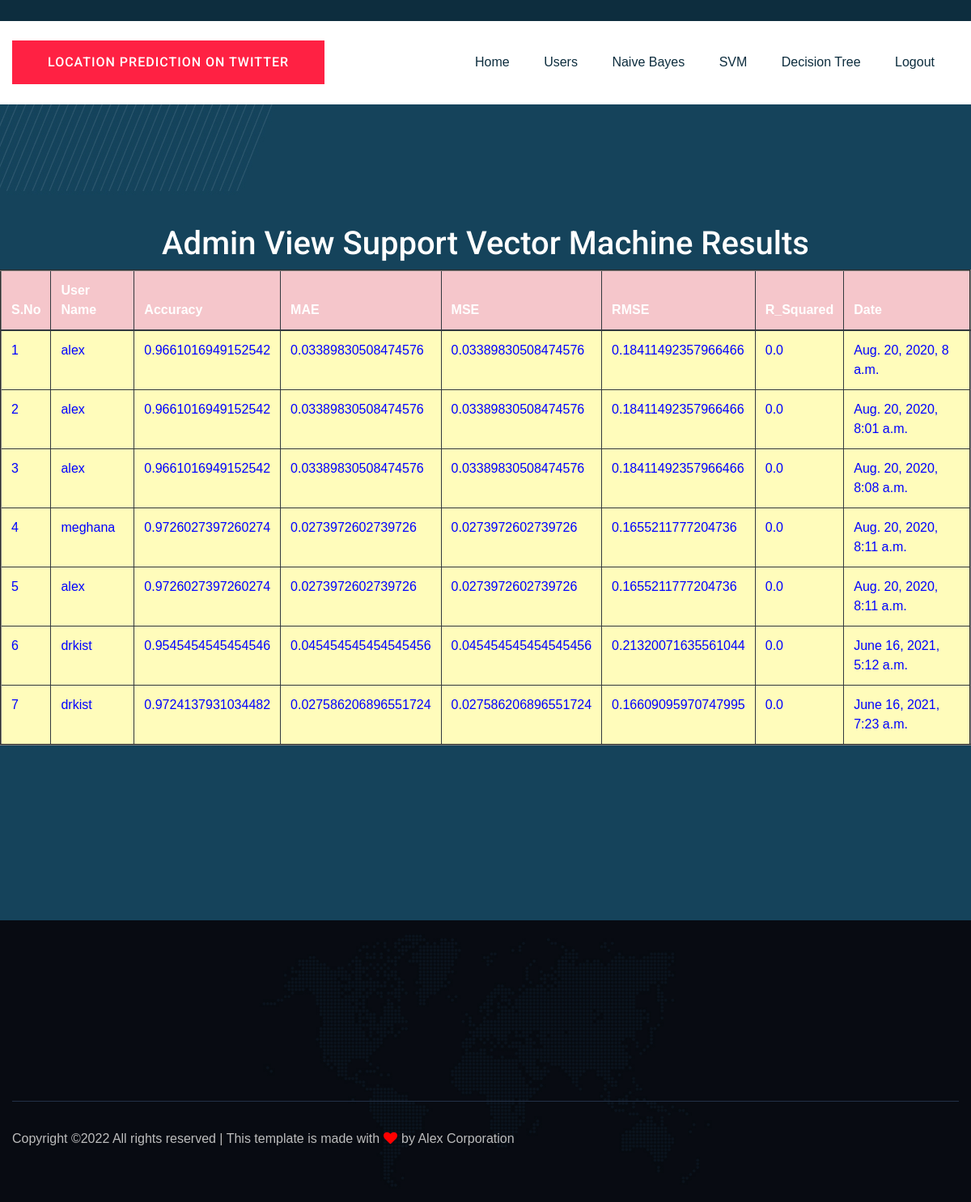
Screenshot of /AdminSVM/ with the database file from the repository.
### users/models.py (models this page shows, shortened)
class UserAlgorithmResultsModel(models.Model):
    username = models.CharField(max_length=100)
    algorithmname = models.CharField(max_length=100)
    accuracy = models.FloatField()
    mae = models.FloatField()
    mse = models.FloatField()
    rmse = models.FloatField()
    r_squared = models.FloatField()
    cdate = models.DateTimeField(auto_now_add=True)
    class Meta:
        db_table = "AlgorithmResults"

### admins/views.py (the view)
# urls.py: path("AdminSVM/", admins.AdminSVM, name="AdminSVM"),
def AdminSVM(request):
    data = UserAlgorithmResultsModel.objects.filter(algorithmname="SVM")
    return render(request,'admins/AdminSVM.html',{'data':data})

### assets/templates/admins/AdminSVM.html
{%extends 'admins/adminbase.html'%}
{%load static%}
{%block contents%}
    <div class="testimonial-area testimonial-padding" data-background="{%static 'img/gallery/section_bg04.jpg'%}">
        <div class="container ">
            <div class="row d-flex justify-content-center">
                                   <h1><font color="WHITE">Admin View Support Vector Machine Results</font></h1>
                                         <table border="2px" class="table table-hover table-dark">
                    <thead>
                    <tr class="table-danger">
                        <th scope="col">S.No</th>
                        <th scope="col">User Name</th>
                        <th scope="col">Accuracy</th>
                        <th scope="col">MAE</th>
                        <th scope="col">MSE</th>
                        <th scope="col">RMSE</th>
                        <th scope="col">R_Squared</th>
                        <th scope="col">Date</th>
                    </tr>
                    </thead>
                    <tbody>
                    {% for i in data %}
                    <tr scope="row" style="color: BLUE; background-color:#FFFCBB">
                        <td>{{forloop.counter}}</td>
                        <td>{{i.username}}</td>
                        <td>{{i.accuracy}}</td>
                        <td>{{i.mae}}</td>
                        <td>{{i.mse}}</td>
                        <td>{{i.rmse}}</td>
                        <td>{{i.r_squared}}</td>
                        <td>{{i.cdate}}</td>
                    </tr>
                    {% endfor %}
                    </tbody>
                </table>
            </div>
        </div>
    </div>
{%endblock%}

### rows the page displays
UserAlgorithmResultsModel: username "alex", accuracy "0.9661016949152542", mae "0.03389830508474576", mse "0.03389830508474576", rmse "0.18411492357966466", r_squared "0.0", cdate "Aug. 20, 2020, 8 a.m."
UserAlgorithmResultsModel: username "alex", accuracy "0.9661016949152542", mae "0.03389830508474576", mse "0.03389830508474576", rmse "0.18411492357966466", r_squared "0.0", cdate "Aug. 20, 2020, 8:01 a.m."
UserAlgorithmResultsModel: username "alex", accuracy "0.9661016949152542", mae "0.03389830508474576", mse "0.03389830508474576", rmse "0.18411492357966466", r_squared "0.0", cdate "Aug. 20, 2020, 8:08 a.m."
UserAlgorithmResultsModel: username "meghana", accuracy "0.9726027397260274", mae "0.0273972602739726", mse "0.0273972602739726", rmse "0.1655211777204736", r_squared "0.0", cdate "Aug. 20, 2020, 8:11 a.m."
UserAlgorithmResultsModel: username "alex", accuracy "0.9726027397260274", mae "0.0273972602739726", mse "0.0273972602739726", rmse "0.1655211777204736", r_squared "0.0", cdate "Aug. 20, 2020, 8:11 a.m."
UserAlgorithmResultsModel: username "drkist", accuracy "0.9545454545454546", mae "0.045454545454545456", mse "0.045454545454545456", rmse "0.21320071635561044", r_squared "0.0", cdate "June 16, 2021, 5:12 a.m."
UserAlgorithmResultsModel: username "drkist", accuracy "0.9724137931034482", mae "0.027586206896551724", mse "0.027586206896551724", rmse "0.16609095970747995", r_squared "0.0", cdate "June 16, 2021, 7:23 a.m."
